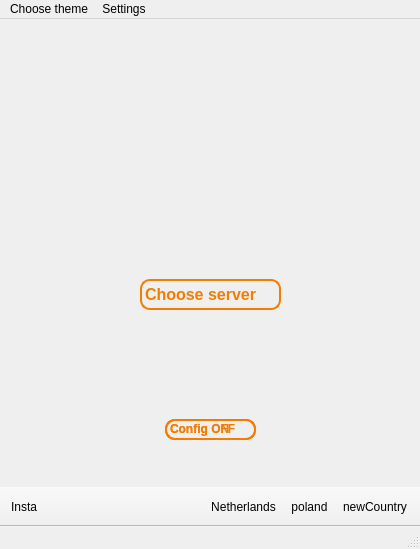
<?xml version="1.0" encoding="UTF-8"?>
<ui version="4.0">
 <class>MainWindow</class>
 <widget class="QMainWindow" name="MainWindow">
  <property name="enabled">
   <bool>true</bool>
  </property>
  <property name="geometry">
   <rect>
    <x>0</x>
    <y>0</y>
    <width>420</width>
    <height>549</height>
   </rect>
  </property>
  <property name="sizePolicy">
   <sizepolicy hsizetype="Preferred" vsizetype="Preferred">
    <horstretch>0</horstretch>
    <verstretch>0</verstretch>
   </sizepolicy>
  </property>
  <property name="sizeIncrement">
   <size>
    <width>0</width>
    <height>0</height>
   </size>
  </property>
  <property name="windowTitle">
   <string>Foxtail VPN</string>
  </property>
  <property name="layoutDirection">
   <enum>Qt::LeftToRight</enum>
  </property>
  <widget class="QWidget" name="centralwidget">
   <widget class="QPushButton" name="btnTurnVpn">
    <property name="enabled">
     <bool>true</bool>
    </property>
    <property name="geometry">
     <rect>
      <x>140</x>
      <y>310</y>
      <width>141</width>
      <height>71</height>
     </rect>
    </property>
    <property name="cursor">
     <cursorShape>PointingHandCursor</cursorShape>
    </property>
    <property name="styleSheet">
     <string notr="true">QPushButton {
border-image:url(:/img/TurnOFF.png);
width: 50px;
height: 50px;
}
QPushButton:checked{
width: 50px;
height: 50px;
border-image:url(:/img/TurnON.png);
}</string>
    </property>
    <property name="text">
     <string/>
    </property>
    <property name="iconSize">
     <size>
      <width>200</width>
      <height>100</height>
     </size>
    </property>
    <property name="checkable">
     <bool>true</bool>
    </property>
    <property name="flat">
     <bool>true</bool>
    </property>
   </widget>
   <widget class="QLabel" name="lbFoxTail">
    <property name="geometry">
     <rect>
      <x>145</x>
      <y>120</y>
      <width>131</width>
      <height>141</height>
     </rect>
    </property>
    <property name="text">
     <string/>
    </property>
    <property name="pixmap">
     <pixmap resource="../resource.qrc">:/img/FoxTailVPNLogo.png</pixmap>
    </property>
    <property name="scaledContents">
     <bool>true</bool>
    </property>
   </widget>
   <widget class="QLabel" name="lbCountryMessage">
    <property name="enabled">
     <bool>true</bool>
    </property>
    <property name="geometry">
     <rect>
      <x>140</x>
      <y>260</y>
      <width>141</width>
      <height>31</height>
     </rect>
    </property>
    <property name="styleSheet">
     <string notr="true">border: 2px solid #f47c00;
border-radius: 10px;</string>
    </property>
    <property name="text">
     <string>&lt;html&gt;&lt;head/&gt;&lt;body&gt;&lt;p&gt;&lt;span style=&quot; font-family:'inherit'; font-size:12pt; font-weight:700; color:#f47c00;&quot;&gt;Choose server&lt;/span&gt;&lt;/p&gt;&lt;/body&gt;&lt;/html&gt;</string>
    </property>
   </widget>
   <widget class="QLabel" name="lbConfigUsageOff">
    <property name="enabled">
     <bool>true</bool>
    </property>
    <property name="geometry">
     <rect>
      <x>165</x>
      <y>400</y>
      <width>91</width>
      <height>21</height>
     </rect>
    </property>
    <property name="styleSheet">
     <string notr="true">border: 2px solid #f47c00;
border-radius: 10px;</string>
    </property>
    <property name="text">
     <string>&lt;html&gt;&lt;head/&gt;&lt;body&gt;&lt;p&gt;&lt;span style=&quot; font-weight:700; color:#f47c00;&quot;&gt;Config OFF&lt;/span&gt;&lt;/p&gt;&lt;/body&gt;&lt;/html&gt;</string>
    </property>
   </widget>
   <widget class="QLabel" name="lbConfigUsageOn">
    <property name="enabled">
     <bool>true</bool>
    </property>
    <property name="geometry">
     <rect>
      <x>165</x>
      <y>400</y>
      <width>91</width>
      <height>21</height>
     </rect>
    </property>
    <property name="styleSheet">
     <string notr="true">border: 2px solid #f47c00;
border-radius: 10px;</string>
    </property>
    <property name="text">
     <string>&lt;html&gt;&lt;head/&gt;&lt;body&gt;&lt;p&gt;&lt;span style=&quot; font-weight:700; color:#f47c00;&quot;&gt;Config ON&lt;/span&gt;&lt;/p&gt;&lt;/body&gt;&lt;/html&gt;</string>
    </property>
   </widget>
   <widget class="QLabel" name="darkTheme">
    <property name="geometry">
     <rect>
      <x>0</x>
      <y>0</y>
      <width>421</width>
      <height>471</height>
     </rect>
    </property>
    <property name="text">
     <string/>
    </property>
    <property name="pixmap">
     <pixmap resource="../resource.qrc">:/img/11zon_cropped.png</pixmap>
    </property>
    <property name="scaledContents">
     <bool>true</bool>
    </property>
   </widget>
   <widget class="QLabel" name="lightTheme">
    <property name="geometry">
     <rect>
      <x>0</x>
      <y>0</y>
      <width>421</width>
      <height>471</height>
     </rect>
    </property>
    <property name="text">
     <string/>
    </property>
    <property name="pixmap">
     <pixmap resource="../resource.qrc">:/img/whiteTheme.png</pixmap>
    </property>
    <property name="scaledContents">
     <bool>true</bool>
    </property>
   </widget>
   <zorder>lightTheme</zorder>
   <zorder>darkTheme</zorder>
   <zorder>lbFoxTail</zorder>
   <zorder>btnTurnVpn</zorder>
   <zorder>lbCountryMessage</zorder>
   <zorder>lbConfigUsageOff</zorder>
   <zorder>lbConfigUsageOn</zorder>
  </widget>
  <widget class="QMenuBar" name="menubar">
   <property name="geometry">
    <rect>
     <x>0</x>
     <y>0</y>
     <width>420</width>
     <height>22</height>
    </rect>
   </property>
   <widget class="QMenu" name="menuChoose_theme">
    <property name="title">
     <string>Choose theme</string>
    </property>
    <addaction name="DarkMode"/>
    <addaction name="LightMode"/>
   </widget>
   <widget class="QMenu" name="menuSettings">
    <property name="title">
     <string>Settings</string>
    </property>
    <addaction name="showConfiguration"/>
   </widget>
   <addaction name="menuChoose_theme"/>
   <addaction name="menuSettings"/>
  </widget>
  <widget class="QStatusBar" name="statusbar"/>
  <widget class="QToolBar" name="tbSites">
   <property name="minimumSize">
    <size>
     <width>200</width>
     <height>40</height>
    </size>
   </property>
   <property name="maximumSize">
    <size>
     <width>200</width>
     <height>40</height>
    </size>
   </property>
   <property name="windowTitle">
    <string>toolBar</string>
   </property>
   <property name="movable">
    <bool>false</bool>
   </property>
   <attribute name="toolBarArea">
    <enum>BottomToolBarArea</enum>
   </attribute>
   <attribute name="toolBarBreak">
    <bool>false</bool>
   </attribute>
   <addaction name="connectLogo"/>
  </widget>
  <widget class="QToolBar" name="tbCountries">
   <property name="minimumSize">
    <size>
     <width>220</width>
     <height>40</height>
    </size>
   </property>
   <property name="maximumSize">
    <size>
     <width>220</width>
     <height>40</height>
    </size>
   </property>
   <property name="windowTitle">
    <string>toolBar_2</string>
   </property>
   <property name="movable">
    <bool>false</bool>
   </property>
   <attribute name="toolBarArea">
    <enum>BottomToolBarArea</enum>
   </attribute>
   <attribute name="toolBarBreak">
    <bool>false</bool>
   </attribute>
   <addaction name="connectNetherlands"/>
   <addaction name="connectPoland"/>
   <addaction name="actionNewCountry"/>
  </widget>
  <action name="DarkMode">
   <property name="text">
    <string>Dark mode</string>
   </property>
  </action>
  <action name="LightMode">
   <property name="text">
    <string>Light mode</string>
   </property>
  </action>
  <action name="showStatistics">
   <property name="text">
    <string>Statistics</string>
   </property>
  </action>
  <action name="showConfiguration">
   <property name="text">
    <string>Configuration</string>
   </property>
  </action>
  <action name="showAuthorization">
   <property name="text">
    <string>Authorization</string>
   </property>
  </action>
  <action name="connectLogo">
   <property name="icon">
    <iconset resource="../resource.qrc">
     <normaloff>:/img/FoxTailVPNLogo.png</normaloff>:/img/FoxTailVPNLogo.png</iconset>
   </property>
   <property name="text">
    <string>Insta</string>
   </property>
  </action>
  <action name="connectTwitter">
   <property name="icon">
    <iconset resource="../resource.qrc">
     <normaloff>:/img/Twitter_icon-icons.com_66803.png</normaloff>:/img/Twitter_icon-icons.com_66803.png</iconset>
   </property>
   <property name="text">
    <string>twitter</string>
   </property>
  </action>
  <action name="connectPoland">
   <property name="icon">
    <iconset resource="../resource.qrc">
     <normaloff>:/img/flagofpoland_6425.png</normaloff>:/img/flagofpoland_6425.png</iconset>
   </property>
   <property name="text">
    <string>poland</string>
   </property>
  </action>
  <action name="connectChina">
   <property name="icon">
    <iconset resource="../resource.qrc">
     <normaloff>:/img/FlagChineseFlag_banderadechina_6561.png</normaloff>:/img/FlagChineseFlag_banderadechina_6561.png</iconset>
   </property>
   <property name="text">
    <string>china</string>
   </property>
  </action>
  <action name="connectSweden">
   <property name="icon">
    <iconset resource="../resource.qrc">
     <normaloff>:/img/swedenflag_6382.png</normaloff>:/img/swedenflag_6382.png</iconset>
   </property>
   <property name="text">
    <string>swedish</string>
   </property>
  </action>
  <action name="connectNetherlands">
   <property name="icon">
    <iconset resource="../resource.qrc">
     <normaloff>:/img/Dutchflag_6447.png</normaloff>:/img/Dutchflag_6447.png</iconset>
   </property>
   <property name="text">
    <string>Netherlands</string>
   </property>
  </action>
  <action name="actionNewCountry">
   <property name="icon">
    <iconset resource="../resource.qrc">
     <normaloff>:/img/add_circle_create_expand_new_plus_icon_123218.png</normaloff>:/img/add_circle_create_expand_new_plus_icon_123218.png</iconset>
   </property>
   <property name="text">
    <string>newCountry</string>
   </property>
  </action>
 </widget>
 <resources>
  <include location="../resource.qrc"/>
 </resources>
 <connections/>
</ui>
